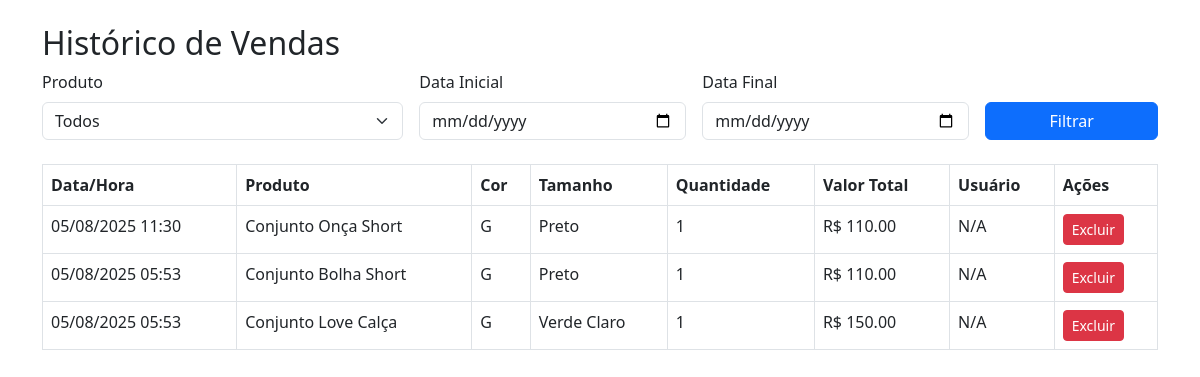
/vendas, run on the app's committed database.
### models.py (models this page shows, shortened)
class Transaction(db.Model):
    __tablename__ = 'transacoes'  # Evite 'transaction'
    id = db.Column(db.Integer, primary_key=True)
    produto_id = db.Column(db.Integer, db.ForeignKey('product.id'), nullable=False)
    tipo = db.Column(db.String(10), nullable=False)
    quantidade = db.Column(db.Integer, nullable=False)
    timestamp = db.Column(db.DateTime, default=datetime.utcnow)
    user = db.Column(db.String(50), nullable=True)
    product = db.relationship('Product', backref='transacoes')

class Product(db.Model):
    id = db.Column(db.Integer, primary_key=True)
    nome = db.Column(db.String(100), nullable=False)
    tamanho = db.Column(db.String(10), nullable=False)
    cor = db.Column(db.String(30), nullable=False)
    preco_compra = db.Column(db.Float, nullable=False)
    preco_venda = db.Column(db.Float, nullable=False)
    estoque = db.Column(db.Integer, default=0)

### app.py (the view)
@app.route('/vendas')
def vendas():
    product_id = request.args.get('product_id')
    start_date = request.args.get('start_date')
    end_date = request.args.get('end_date')
    vendas_query = Transaction.query.filter_by(tipo='venda')
    if product_id:
        vendas_query = vendas_query.filter_by(produto_id=product_id)
    if start_date:
        vendas_query = vendas_query.filter(Transaction.timestamp >= datetime.strptime(start_date, '%Y-%m-%d'))
    if end_date:
        vendas_query = vendas_query.filter(Transaction.timestamp <= datetime.strptime(end_date, '%Y-%m-%d'))
    vendas = vendas_query.order_by(Transaction.timestamp.desc()).all()
    products = Product.query.order_by(Product.nome).all()
    for venda in vendas:
        venda.total_value = venda.quantidade * venda.product.preco_venda
    return render_template('vendas.html', vendas=vendas, products=products, request=request)

### templates/vendas.html (shortened to what this page needs)
<!DOCTYPE html>
<html lang="pt-br">
<head>
    <link rel="stylesheet" href="https://cdn.jsdelivr.net/npm/bootstrap@5.3.0/dist/css/bootstrap.min.css">
</head>
<body>
<div class="container mt-4">
    <h2>Histórico de Vendas</h2>
    <form method="get" class="row g-3 mb-4">
        <div class="col-md-4">
            <label for="product_id" class="form-label">Produto</label>
            <select name="product_id" id="product_id" class="form-select">
                <option value="">Todos</option>
            </select>
        </div>
        <div class="col-md-3">
            <label for="start_date" class="form-label">Data Inicial</label>
            <input type="date" name="start_date" id="start_date" class="form-control" value="{{ request.args.get('start_date', '') }}">
        </div>
        <div class="col-md-3">
            <label for="end_date" class="form-label">Data Final</label>
            <input type="date" name="end_date" id="end_date" class="form-control" value="{{ request.args.get('end_date', '') }}">
        </div>
        <div class="col-md-2 align-self-end">
            <button type="submit" class="btn btn-primary w-100">Filtrar</button>
        </div>
    </form>
    <table class="table table-bordered">
        <thead>
    <tr>
        <th>Data/Hora</th>
        <th>Produto</th>
        <th>Cor</th>
        <th>Tamanho</th>
        <th>Quantidade</th>
        <th>Valor Total</th>
        <th>Usuário</th>
        <th>Ações</th>
    </tr>
        </thead>
        <tbody>
            {% for venda in vendas %}
            <tr>
                <td>{{ venda.timestamp.strftime('%d/%m/%Y %H:%M') }}</td>
                <td>{{ venda.product.nome }}</td>
                <td>{{ venda.product.tamanho }}</td>
                <td>{{ venda.product.cor }}</td>
                <td>{{ venda.quantidade }}</td>
                <td>R$ {{ "%.2f"|format(venda.total_value) }}</td>
                <td>{{ venda.user if venda.user else 'N/A' }}</td>
                <td>
                    <form action="{{ url_for('excluir_venda', id=venda.id) }}" method="post" class="d-inline">
                        <button type="submit" class="btn btn-sm btn-danger">Excluir</button>
                    </form>
                </td>
            </tr>
            {% else %}
            <tr>
                <td colspan="7" class="text-center">Nenhuma venda encontrada.</td>
            </tr>
            {% endfor %}
        </tbody>
    </table>
</div>
</body>
</html>

### data on the page
Transaction: timestamp "05/08/2025 11:30", product.nome "Conjunto Onça Short", product.tamanho "G", product.cor "Preto", quantidade "1", total_value "110.00", user "N/A"
Transaction: timestamp "05/08/2025 05:53", product.nome "Conjunto Bolha Short", product.tamanho "G", product.cor "Preto", quantidade "1", total_value "110.00", user "N/A"
Transaction: timestamp "05/08/2025 05:53", product.nome "Conjunto Love Calça", product.tamanho "G", product.cor "Verde Claro", quantidade "1", total_value "150.00", user "N/A"
